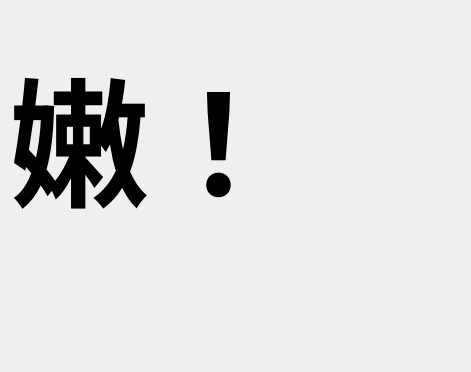
<?xml version="1.0" encoding="UTF-8"?>
<ui version="4.0">
 <class>Lose</class>
 <widget class="QDialog" name="Lose">
  <property name="geometry">
   <rect>
    <x>0</x>
    <y>0</y>
    <width>471</width>
    <height>372</height>
   </rect>
  </property>
  <property name="windowTitle">
   <string>Dialog</string>
  </property>
  <widget class="QLabel" name="label">
   <property name="geometry">
    <rect>
     <x>10</x>
     <y>-10</y>
     <width>341</width>
     <height>291</height>
    </rect>
   </property>
   <property name="font">
    <font>
     <family>微軟正黑體</family>
     <pointsize>104</pointsize>
     <weight>75</weight>
     <bold>true</bold>
    </font>
   </property>
   <property name="text">
    <string>嫩！</string>
   </property>
  </widget>
  <widget class="QLabel" name="label_2">
   <property name="geometry">
    <rect>
     <x>230</x>
     <y>110</y>
     <width>241</width>
     <height>261</height>
    </rect>
   </property>
   <property name="font">
    <font>
     <pointsize>1</pointsize>
    </font>
   </property>
   <property name="text">
    <string/>
   </property>
   <property name="pixmap">
    <pixmap resource="pic.qrc">:/images (3).jpg</pixmap>
   </property>
   <property name="scaledContents">
    <bool>true</bool>
   </property>
  </widget>
  <widget class="QLabel" name="label_3">
   <property name="geometry">
    <rect>
     <x>0</x>
     <y>0</y>
     <width>471</width>
     <height>371</height>
    </rect>
   </property>
   <property name="text">
    <string/>
   </property>
   <property name="pixmap">
    <pixmap resource="pic.qrc">:/654654.jpg</pixmap>
   </property>
   <property name="scaledContents">
    <bool>true</bool>
   </property>
  </widget>
  <zorder>label_3</zorder>
  <zorder>label</zorder>
  <zorder>label_2</zorder>
 </widget>
 <resources>
  <include location="pic.qrc"/>
 </resources>
 <connections/>
</ui>
